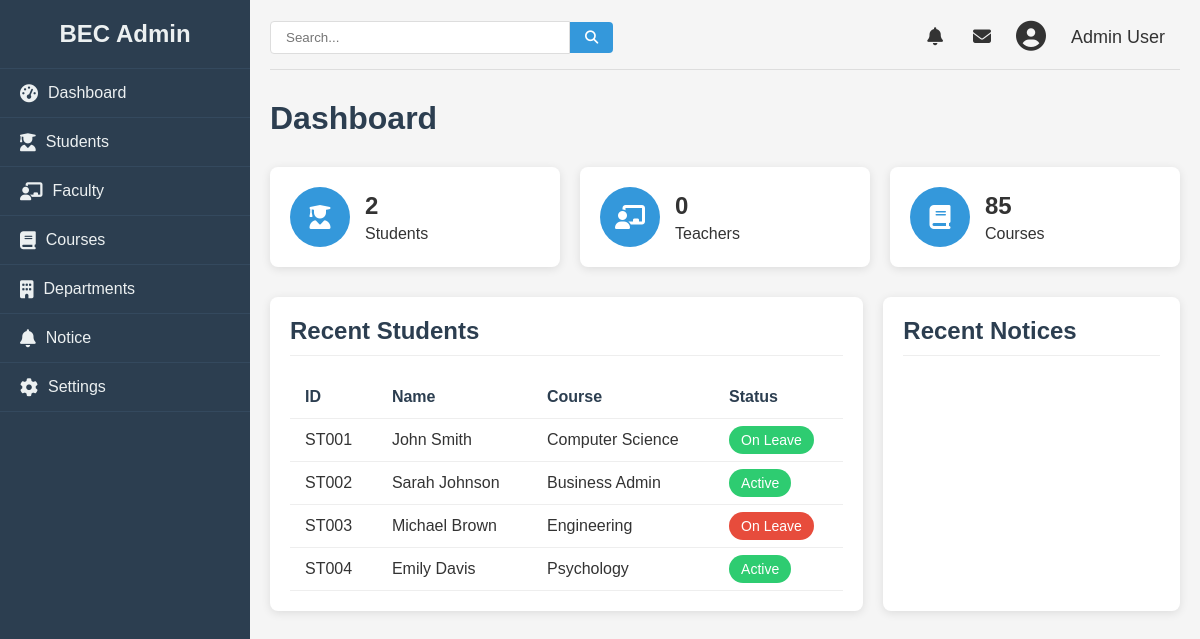
Page /admin (signed in) on the earlier database version.
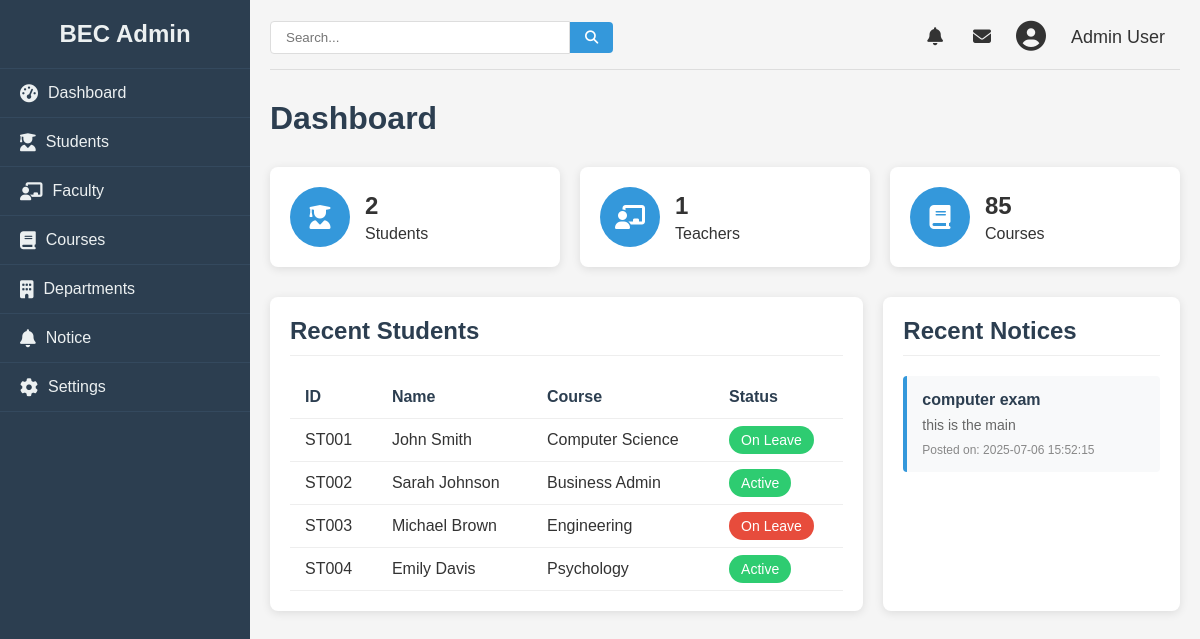
Same page on the later database version.
### college/model.py (models this page shows, shortened)
class Notice(db.Model):
    id = db.Column(db.Integer, primary_key=True)
    title = db.Column(db.String(100), nullable=False)
    content = db.Column(db.String, nullable=False)
    date = db.Column(db.DateTime, nullable=False)

### college/admin/adminroute.py (the view)
@app.route("/admin", methods = ["GET", "POST"])
def admin():
    total_student = Student.query.count()
    total_faculty = Faculty.query.count()
    notices = Notice.query.order_by(desc(Notice.id)).limit(3).all()
    global logged
    logged = 'user_id' in session
    if logged:
        return render_template("dash.html", total_student=total_student, total_faculty=total_faculty, notices=notices, departments=dep)
    else:
        return redirect(url_for("login"))

### college/admin/templates/dash.html (shortened to what the changed rows need)
{% from "macro/cmsnav.html" import cmsnav%}
{%extends "admbase.html"%}
{%block head%}
    <link rel="stylesheet" href="{{url_for('static', filename='css/styles.css')}}">
    <link rel="stylesheet" href="https://cdnjs.cloudflare.com/ajax/libs/font-awesome/6.4.0/css/all.min.css">
{%endblock%}
{%block content%}
    <div class="container" w-tid="21">
        {{cmsnav()}}
        <main class="main-content" w-tid="111">
            <div id="dashboard-page" class="content-section" w-tid="139">
                <div class="dashboard" w-tid="141">
                    <h1 w-tid="143">Dashboard</h1>
                    <div class="stats-cards" w-tid="145">
                        <div class="stat-card" w-tid="159">
                            <div class="stat-details" w-tid="165">
                                <h3 w-tid="167">{{total_faculty}}</h3>
                                <p w-tid="169">Teachers</p>
                            </div>
                        </div>
                    </div>
                    <div class="dashboard-widgets" w-tid="195">
                        <div class="widget recent-students" w-tid="197">
                            <h2 w-tid="199">Recent Students</h2>
                            <table w-tid="201">
                                <thead w-tid="203">
                                    <tr w-tid="205">
                                        <th w-tid="207">ID</th>
                                        <th w-tid="209">Name</th>
                                        <th w-tid="211">Course</th>
                                        <th w-tid="213">Status</th>
                                    </tr>
                                </thead>
                            </table>
                        </div>
                        <div class="widget notice-board" w-tid="313">
                            <h2 w-tid="315">Recent Notices</h2>
                            <div class="notice-list" w-tid="317">
                                {% for notice in notices %}
                                <div class="notice-item" w-tid="331">
                                    <h3 w-tid="333">{{ notice.title }}</h3>
                                    <p w-tid="335">{{ notice.content }}</p>
                                    <div class="notice-meta" w-tid="337">
                                        <span w-tid="341">Posted on: {{ notice.date }}</span>
                                    </div>
                                </div>
                                {% endfor %}
                            </div>
                        </div>
                    </div>
                </div>
            </div>
        </div>
{%endblock%}

Differences in the rows shown:
added Notice: title "computer exam", content "this is the main", date "2025-07-06 15:52:15"
Other differences:
{{ total_faculty }}: "0" → "1"
